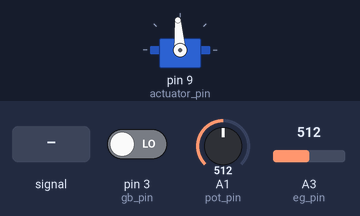
This sketch was run on a simulated Arduino Uno, built with avr-gcc and run on an emulated ATmega328P. On the bench: servo. The test bench sets the inputs (shaded band); at power-on: A3 (eg_pin) = 512, A1 (pot_pin) = 512, pin 3 (gb_pin) LOW.

Above: at 1.2 s.
1.3 s: A3 (eg_pin) fed a 200 Hz sine of ±460 counts around its level
At 2.0 s:
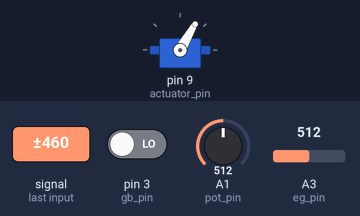
2.8 s: A3 (eg_pin) set to 716
At 4.5 s:
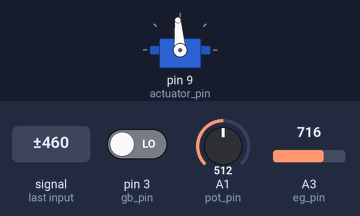
5.5 s: A1 (pot_pin) set to 308
7.0 s: A1 (pot_pin) set to 291
At 8.0 s:
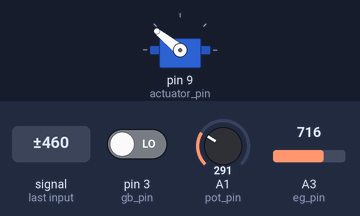
8.5 s: A1 (pot_pin) set to 306
At 9.6 s:
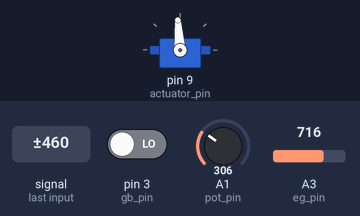
Timing chart, 0 to 11.0 s (numbered marks = the images above; inputs shaded):
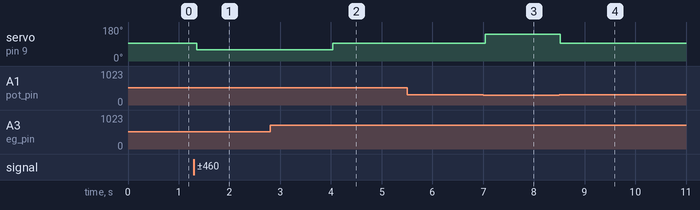

Measured:
- the behaviour switches between 299 and 298 on A1 (pot_pin) (found by bisection; images 2 and 3)
- after the input at 1.3 s, servo on pin 9 (actuator_pin): 94° → 60° after 0.06 s
- after the input at 2.8 s, servo on pin 9 (actuator_pin): 60° → 94° after 1.2 s
- after the input at 5.5 s, every drawn part: stays the same
- after the input at 7.0 s, servo on pin 9 (actuator_pin): 94° → 141° at once
- after the input at 8.5 s, servo on pin 9 (actuator_pin): 141° → 94° at once

The sketch:

m19_dev_control.ino
```cpp
/* eCVT_Dev_Controller.ino
 * experimental controller which will include test features for a given branch. the version on the master branch should always be a stable build.
 *
 * author: Tyler McCown (tylermccown@engineering.ucla.edu)
 * created: 2 November 2019
 */

#include <Servo.h>

// PWM constants
#define PW_STOP 1515
#define PW_MIN 1000
#define PW_MAX 2000
#define U_K_LAUNCH_SLOW -200
#define U_K_LAUNCH_FAST -350
#define U_K_ABS_MIN PW_MIN - PW_STOP
#define U_K_ABS_MAX PW_MAX - PW_STOP

// actuator
Servo Actuator;
const byte actuator_pin = 9;
#define POT_MIN 163
#define POT_MAX 254
#define POT_ENGAGE 245
unsigned int pot_lim_out = POT_MAX;
unsigned int pot_lim_in = POT_MIN;
int u_k_min = U_K_ABS_MIN; // [dpwm]
int u_k_max = U_K_ABS_MAX; // [dpwm]
const byte pot_pin = A1;
unsigned int current_pos(0);

// filters
const double eg_filt_const_1 = .112;
const double eg_filt_const_2 = .777;
const double gb_filt_const_1 = .059;
const double gb_filt_const_2 = .882;

// reference signals
// ***** ENGINE ***** //
const unsigned int EG_IDLE = 1750;
const unsigned int EG_ENGAGE = 2100;
const unsigned int EG_LAUNCH = 2600;
const unsigned int EG_TORQUE = 2700;
const unsigned int EG_POWER = 3400;
// ***** GB ***** //
const unsigned int GB_LAUNCH = 80; // ~ 5 mph
const unsigned int GB_POWER = 621.6; // ~ 39 mph

// controller
int r_k = EG_TORQUE;
const unsigned int control_period = 40e3; // [us]
const byte Kp = 1;
byte t = 0;
// unsigned long last_control_time(0); // [us]

// engine sensor
#define HF_HIGH 800
#define HF_LOW 200
#define HALL_WATCHDOG 1e6 // [us]
const byte eg_pin = A3;
bool eg_state(LOW);
unsigned long eg_last_trigger(0); // [us]
double eg_rpm(0); // [rpm*10]
double eg_rpm_raw(0); // [rpm/10]
double eg_rpm_raw_prev(0); // [rpm/10]

// gearbox sensor
const byte gb_pin = 3;
bool gb_state(LOW);
unsigned long gb_last_trigger(0); // [us]
double gb_rpm(0); // [rpm*10]
double gb_rpm_raw(0); // [rpm/10]
double gb_rpm_raw_prev(0); // [rpm/10]

void setup() {

  // arduino is a good boy
  bool good_boy = true;

  // open serial connection
  // Serial.begin(9600);

  // setup actuator
  Actuator.attach(actuator_pin);
  Actuator.writeMicroseconds(PW_STOP);
  pinMode(pot_pin, INPUT);
  current_pos = analogRead(pot_pin);

  // setup engine sensor
  pinMode(eg_pin, INPUT);

  // setup gearbox sensor
  pinMode(gb_pin, INPUT);

  // configure timer interrupt
  TCCR2A = 0x0;
  TCCR2A |= (1 << WGM21); // CTC mode on OCR2A
  TCCR2B = 0x0;
  TCCR2B |= (1 << CS22); // prescaler 64
  TIMSK2 |= (1 << OCIE2A); // enable OCR2A interrupt
  OCR2A = 249; // interrupt at 1.000 ms
}

ISR(TIMER2_COMPA_vect) {
  t += 1;
}

void control_function() {

  // calculate rpms
  gb_rpm = gb_filt_const_1*(gb_rpm_raw + gb_rpm_raw_prev) + gb_filt_const_2*gb_rpm;
  eg_rpm = eg_filt_const_1*(eg_rpm_raw + eg_rpm_raw_prev) + eg_filt_const_2*eg_rpm;

  // adjust reference
//  if (gb_rpm > GB_POWER) {
//    r_k = EG_POWER;
//  } else if (gb_rpm > GB_LAUNCH) {
//    r_k = map(gb_rpm, GB_LAUNCH, GB_POWER, EG_LAUNCH, EG_POWER);
//  } else {
//    r_k = EG_LAUNCH;
//  }

    // change pot outer limit
  if (eg_rpm <= EG_ENGAGE) {
    pot_lim_out = map(eg_rpm, EG_IDLE, EG_ENGAGE, POT_MAX, POT_ENGAGE);
  } else {
    pot_lim_out = POT_ENGAGE;
  }

  // constrain control output
  // ***** PWM LIMITS ***** //
  u_k_min = U_K_ABS_MIN;
  u_k_max = U_K_ABS_MAX;
  // ***** LAUNCH ***** //
  if (gb_rpm < GB_LAUNCH && eg_rpm >= EG_TORQUE) {
    u_k_min = U_K_LAUNCH_FAST;
  }
  // ***** POT LIMITS ***** //
  current_pos = analogRead(pot_pin);
  if (current_pos >= pot_lim_out) {
    u_k_max = 0;
  } else if (current_pos <= pot_lim_in) {
    u_k_min = 0;
  }

  // compute error
  int e_k = (int) r_k - eg_rpm; // [rpm*10]

  // compute control signal
  int u_k = Kp*e_k; // [dpwm*10]
  u_k = u_k; // [dpwm]
  u_k = constrain(u_k, u_k_min, u_k_max);

  // write to actuator
  Actuator.writeMicroseconds(u_k + PW_STOP);

  // update previous filter values
  gb_rpm_raw_prev = gb_rpm_raw;
  eg_rpm_raw_prev = eg_rpm_raw;
}

void loop() {

  // check time
  unsigned long current_micros = micros();

  // check engine rpm
  int eg_reading = analogRead(eg_pin);
  if (eg_reading > HF_HIGH) {
    eg_state = HIGH;
  } else if (eg_reading < HF_LOW && eg_state == HIGH) {
    eg_rpm_raw = 60.0e6/(current_micros - eg_last_trigger);
    eg_last_trigger = current_micros;
    eg_state = LOW;
  }
  if (current_micros - eg_last_trigger >= HALL_WATCHDOG) {
    eg_rpm_raw = 0;
    eg_last_trigger = current_micros;
  }

  // check gearbox rpm
  bool gb_reading = digitalRead(gb_pin);
  if (gb_reading == HIGH) {
    gb_state = HIGH;
  } else if (gb_reading == LOW && gb_state == HIGH) {
    gb_rpm_raw = (11020408.0)/(current_micros - gb_last_trigger);
    gb_last_trigger = current_micros;
    gb_state = LOW;
  }
  if (current_micros - gb_last_trigger >= HALL_WATCHDOG) {
    gb_rpm_raw = 0;
    gb_last_trigger = current_micros;
  }

  // control loop
  if (t >= 40) {
    control_function();
    t = 0;

    // Serial.print(r_k);
    // Serial.print(" ");
    // Serial.print(eg_rpm_raw);
    // Serial.print(" ");
    // Serial.print(eg_rpm);
    // Serial.print(" ");
    // Serial.print(gb_rpm_raw);
    // Serial.print(" ");
    // Serial.print(gb_rpm);
    // Serial.print(current_pos);
    // Serial.print("\n");
  }
}
```
